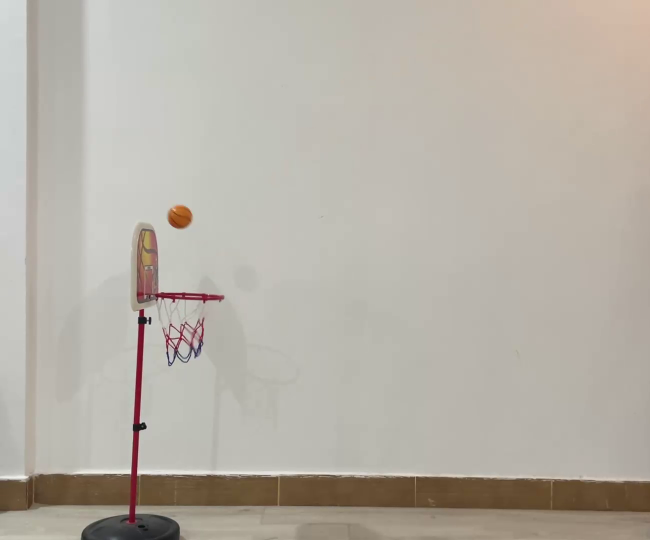
#> input picture Resources/Ball.png, 1300 x 1080 px, given in place of the camera (shown at 1/2 size)
$ python ColorTrackingModule.py
#> lines starting #> are read from the running program, lines starting #| are printed output that depends on the picture; after the words box and inside, x2 and y2 are one past the last pixel; in counts of white or black regions, pixels touching at a corner belong together
import cv2
import numpy as np
import logging


class ColorFinder:
    def __init__(self, track_bar=False):
        self.trackBar = track_bar
        if self.trackBar:
            self.init_trackbars()

    def empty(self, a):
        pass

    def init_trackbars(self):
        """
        To initialize Trackbars . Need to run only once
        """
        cv2.namedWindow("TrackBars")
        cv2.resizeWindow("TrackBars", 640, 240)
        cv2.createTrackbar("Hue Min", "TrackBars", 0, 179, self.empty)
        cv2.createTrackbar("Hue Max", "TrackBars", 179, 179, self.empty)
        cv2.createTrackbar("Sat Min", "TrackBars", 0, 255, self.empty)
        cv2.createTrackbar("Sat Max", "TrackBars", 255, 255, self.empty)
        cv2.createTrackbar("Val Min", "TrackBars", 0, 255, self.empty)
        cv2.createTrackbar("Val Max", "TrackBars", 255, 255, self.empty)

    @staticmethod
    def get_values():
        """
        Gets the trackbar values in runtime
        :return: hsv values from the trackbar window
        """
        h_min = cv2.getTrackbarPos("Hue Min", "TrackBars")
        s_min = cv2.getTrackbarPos("Sat Min", "TrackBars")
        v_min = cv2.getTrackbarPos("Val Min", "TrackBars")
        h_max = cv2.getTrackbarPos("Hue Max", "TrackBars")
        s_max = cv2.getTrackbarPos("Sat Max", "TrackBars")
        v_max = cv2.getTrackbarPos("Val Max", "TrackBars")

        hsv_vals = {"h_min": h_min, "s_min": s_min, "v_min": v_min, "h_max": h_max, "s_max": s_max, "v_max": v_max}
        print(hsv_vals)
        return hsv_vals

    def update(self, img, color=None):
        """
        :param img: Image in which color needs to be found
        :param color: List of lower and upper hsv range
        :return: (mask) bw image with white regions where color is detected
                 (imgColor) colored image only showing regions detected
        """
        img_color = []
        mask = []

        if self.trackBar:
            color = self.get_values()

        if isinstance(color, str):
            color = self.get_color_hsv(color, )

        if color:
            img_hsv = cv2.cvtColor(img, cv2.COLOR_BGR2HSV)
            lower = np.array([color['h_min'], color['s_min'], color['v_min']])
            upper = np.array([color['h_max'], color['s_max'], color['v_max']])
            mask = cv2.inRange(img_hsv, lower, upper)
            img_color = cv2.bitwise_and(img, img, mask=mask)
        return img_color, mask

    @staticmethod
    def get_color_hsv(color):

        if color == 'red':
            output = {'h_min': 146, 's_min': 141, 'v_min': 77, 'h_max': 179, 's_max': 255, 'v_max': 255}
        elif color == 'green':
            output = {'h_min': 44, 's_min': 79, 'v_min': 111, 'h_max': 79, 's_max': 255, 'v_max': 255}
        elif color == 'blue':
            output = {'h_min': 103, 's_min': 68, 'v_min': 130, 'h_max': 128, 's_max': 255, 'v_max': 255}
        else:
            output = None
            logging.warning("Color Not Defined")
            logging.warning("Available colors: red, green, blue ")

        return output


def main():
    color_finder = ColorFinder(False)
    cap = cv2.VideoCapture(0)
    cap.set(3, 640)
    cap.set(4, 480)

    # Custom Orange Color
    hsv_values = {'h_min': 10, 's_min': 55, 'v_min': 215, 'h_max': 42, 's_max': 255, 'v_max': 255}

    while True:
        success, img = cap.read()
#> img is the input picture: shape (1080, 1300, 3); mean B, G, R 166.9, 176.4, 182.2
        img_red, _ = color_finder.update(img, "red")
#> in update, `img_hsv = cv2.cvtColor(img, cv2.COLOR_BGR2HSV)`: img_hsv: shape (1080, 1300, 3); mean H, S, V 25, 25.3, 182.4
#> in update, `mask = cv2.inRange(img_hsv, lower, upper)`:
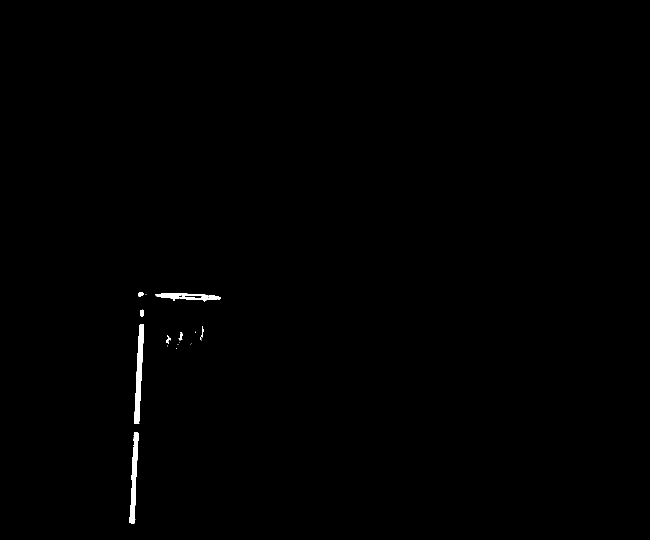
#> mask: shape (1080, 1300) (shown at 1/2 size); 0.38% white; 27 white regions (19 under 20 px), largest, box (x1, y1, x2, y2) and area: (268, 648, 288, 848) 2034, (258, 864, 277, 1046) 1756, (310, 586, 442, 604) 1120
        img_green, _ = color_finder.update(img, "green")
#> in update (call 2), `mask = cv2.inRange(img_hsv, lower, upper)`: mask: shape (1080, 1300); every value is 0
#> in update (call 2), `img_color = cv2.bitwise_and(img, img, mask=mask)`: img_color: shape (1080, 1300, 3); every value is 0
        img_blue, _ = color_finder.update(img, "blue")
        img_orange, _ = color_finder.update(img, hsv_values)
#> in update (call 4), `mask = cv2.inRange(img_hsv, lower, upper)`:
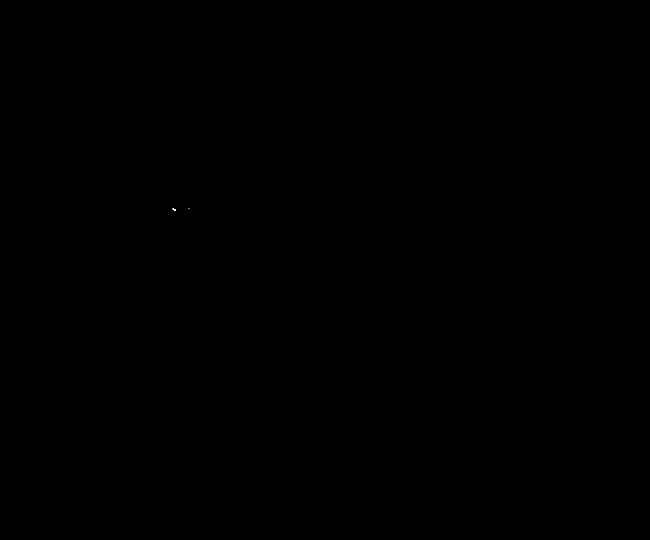
#> mask: shape (1080, 1300) (shown at 1/2 size); 0% white in thin lines or dots, all inside (x1, y1, x2, y2) = (345, 416, 380, 422)

        cv2.imshow("Red", img_red)
        cv2.imshow("Image", img)
        if cv2.waitKey(1) & 0xFF == ord('q'):
#> (key q is pressed here)
            break


if __name__ == "__main__":
    main()
